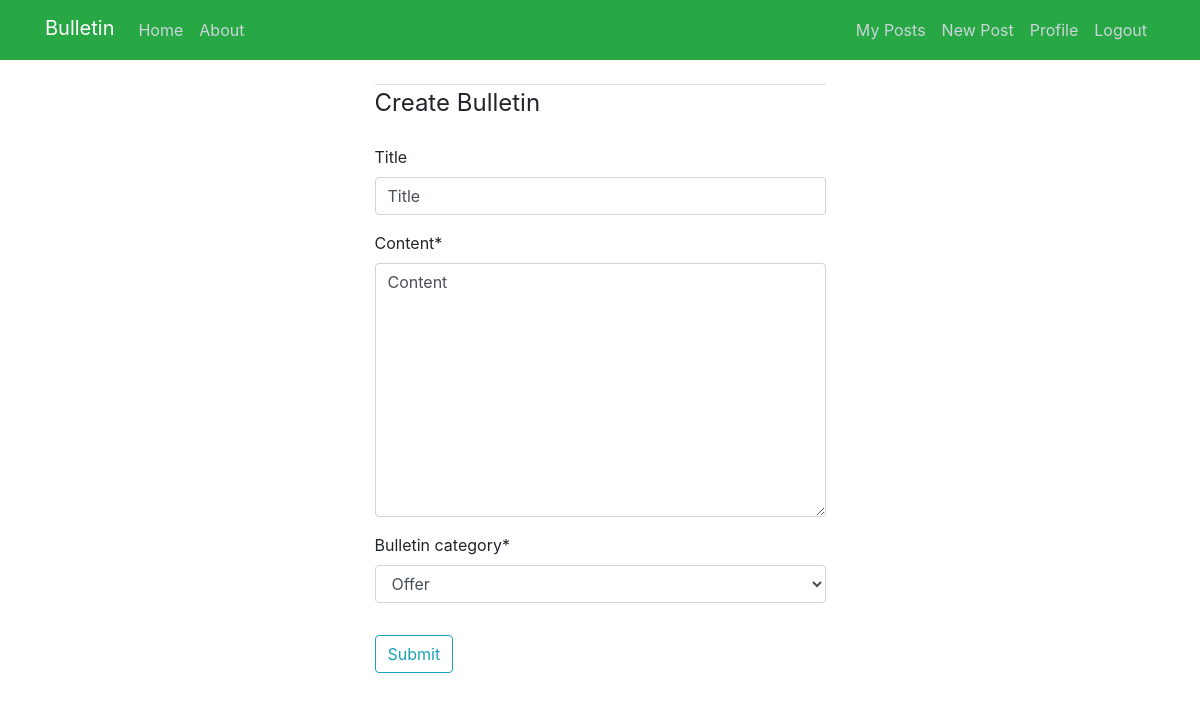
Before: /home/1/update/ (signed in) with the older database file.
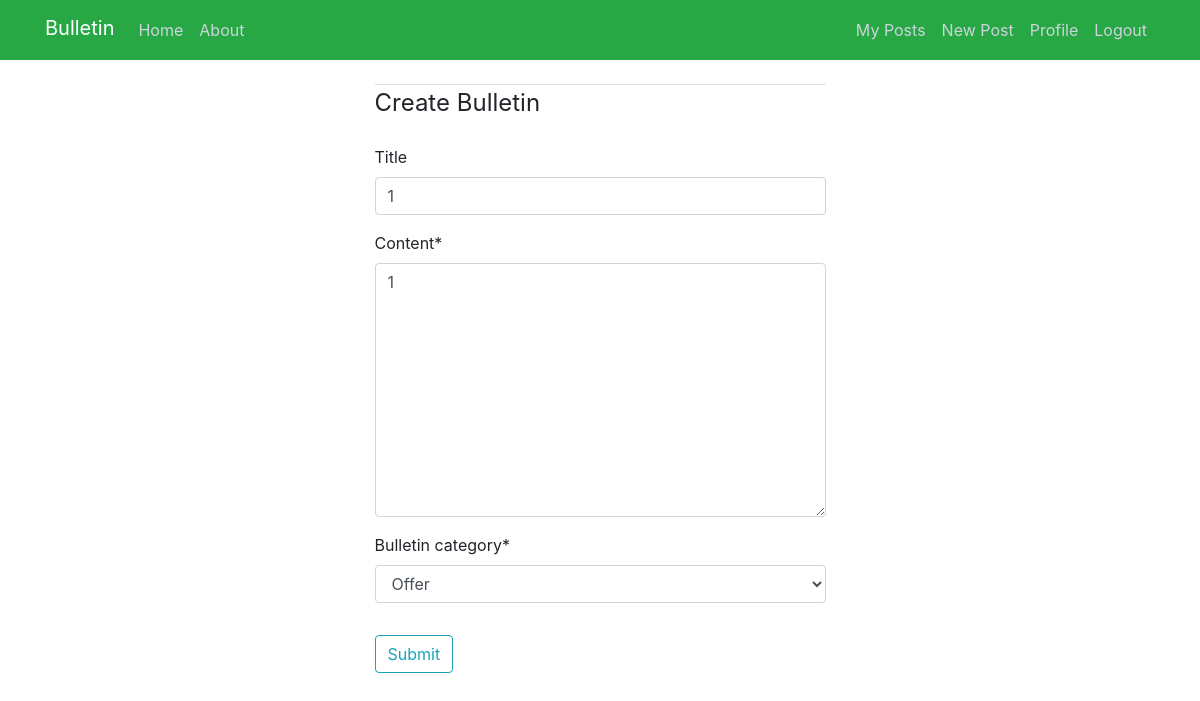
After: the same page with the newer database file.
### myboardapp/models.py (models this page shows, shortened)
class Bulletin(models.Model):
    title = models.CharField(max_length=100, blank=True)
    author = models.ForeignKey(User, on_delete=models.CASCADE)
    content = models.TextField()
    file = models.FileField(upload_to='files/',
                                             blank=True,
                                             )
    bulletin_category = models.ForeignKey(CategoryModel, on_delete=models.CASCADE)
    date_created = models.DateTimeField(default=timezone.now)

### myboardapp/views.py (the view, shortened to what this page needs)
# urls.py: path('home/<int:pk>/update/', PostUpdateView.as_view(), name='bulletin-update'),
class PostUpdateView(LoginRequiredMixin, UserPassesTestMixin, UpdateView):
    model = Bulletin
    fields = ['title', 'content', 'bulletin_category']
    def test_func(self):
        bulletin = self.get_object()
        if self.request.user == bulletin.author:  # self.request.user --> current user in the browser
            return True
        return False

### myboardapp/models.py (called while the page is built)
    def __str__(self):
        return f'{self.category_name}'

### myboardapp/templates/myboardapp/bulletin_form.html (shortened to what this page needs)
{% extends "myboardapp/base.html" %}
{% load crispy_forms_tags %}
{% block content %}
    <div class="row justify-content-md-center">
        <form  method="POST" id="myform"  enctype="multipart/form-data">
            <fieldset class="form-group">
                <legend class="border-top mb-4">Create Bulletin</legend>
                {{ form|crispy }}
            </fieldset>
            <div class="form-group">
                <button class="btn btn-outline-info" type="submit">Submit</button>
            </div>
        </form>
    </div>
{% endblock content %}

Changed rows visible on the page:
changed Bulletin "Offer": title "Title" → "1"; content "Content" → "1"
